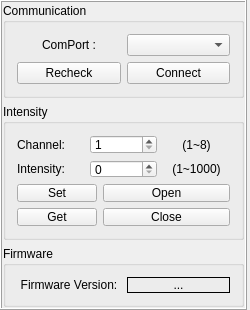
<?xml version="1.0" encoding="UTF-8"?>
<ui version="4.0">
 <class>ImageProc</class>
 <widget class="QWidget" name="ImageProc">
  <property name="geometry">
   <rect>
    <x>0</x>
    <y>0</y>
    <width>250</width>
    <height>310</height>
   </rect>
  </property>
  <property name="minimumSize">
   <size>
    <width>250</width>
    <height>310</height>
   </size>
  </property>
  <property name="maximumSize">
   <size>
    <width>16777215</width>
    <height>310</height>
   </size>
  </property>
  <property name="font">
   <font>
    <stylestrategy>PreferAntialias</stylestrategy>
   </font>
  </property>
  <property name="windowTitle">
   <string>ImageProc</string>
  </property>
  <layout class="QGridLayout" name="gridLayout_5">
   <property name="leftMargin">
    <number>0</number>
   </property>
   <property name="topMargin">
    <number>0</number>
   </property>
   <property name="rightMargin">
    <number>3</number>
   </property>
   <property name="bottomMargin">
    <number>0</number>
   </property>
   <item row="0" column="0">
    <widget class="QFrame" name="frame">
     <property name="frameShape">
      <enum>QFrame::Box</enum>
     </property>
     <property name="frameShadow">
      <enum>QFrame::Raised</enum>
     </property>
     <layout class="QGridLayout" name="gridLayout_4">
      <property name="leftMargin">
       <number>1</number>
      </property>
      <property name="topMargin">
       <number>1</number>
      </property>
      <property name="rightMargin">
       <number>1</number>
      </property>
      <property name="bottomMargin">
       <number>1</number>
      </property>
      <item row="0" column="0">
       <widget class="QGroupBox" name="groupBox">
        <property name="font">
         <font>
          <family>Arial</family>
         </font>
        </property>
        <property name="title">
         <string>Communication</string>
        </property>
        <layout class="QGridLayout" name="gridLayout">
         <item row="0" column="0">
          <widget class="QLabel" name="label">
           <property name="text">
            <string>ComPort :</string>
           </property>
           <property name="alignment">
            <set>Qt::AlignCenter</set>
           </property>
          </widget>
         </item>
         <item row="0" column="1">
          <widget class="QComboBox" name="portSelect"/>
         </item>
         <item row="1" column="1">
          <widget class="QPushButton" name="connectButton">
           <property name="text">
            <string>Connect</string>
           </property>
          </widget>
         </item>
         <item row="1" column="0">
          <widget class="QPushButton" name="recheckButton">
           <property name="text">
            <string>Recheck</string>
           </property>
          </widget>
         </item>
        </layout>
       </widget>
      </item>
      <item row="1" column="0">
       <widget class="QGroupBox" name="groupBox_2">
        <property name="font">
         <font>
          <family>Arial</family>
         </font>
        </property>
        <property name="title">
         <string>Intensity</string>
        </property>
        <layout class="QGridLayout" name="gridLayout_2">
         <item row="0" column="0" colspan="2">
          <layout class="QHBoxLayout" name="horizontalLayout">
           <item>
            <layout class="QVBoxLayout" name="verticalLayout_2">
             <item>
              <widget class="QLabel" name="label_2">
               <property name="text">
                <string>Channel:</string>
               </property>
              </widget>
             </item>
             <item>
              <widget class="QLabel" name="label_3">
               <property name="text">
                <string>Intensity:</string>
               </property>
              </widget>
             </item>
            </layout>
           </item>
           <item>
            <layout class="QVBoxLayout" name="verticalLayout">
             <item>
              <widget class="QSpinBox" name="channelSpinBox">
               <property name="minimum">
                <number>1</number>
               </property>
               <property name="maximum">
                <number>8</number>
               </property>
               <property name="value">
                <number>1</number>
               </property>
              </widget>
             </item>
             <item>
              <widget class="QSpinBox" name="intensitySpinBox">
               <property name="sizePolicy">
                <sizepolicy hsizetype="Minimum" vsizetype="Fixed">
                 <horstretch>0</horstretch>
                 <verstretch>0</verstretch>
                </sizepolicy>
               </property>
               <property name="maximum">
                <number>1000</number>
               </property>
              </widget>
             </item>
            </layout>
           </item>
           <item>
            <layout class="QVBoxLayout" name="verticalLayout_3">
             <item>
              <widget class="QLabel" name="label_4">
               <property name="text">
                <string>(1~8)</string>
               </property>
               <property name="alignment">
                <set>Qt::AlignCenter</set>
               </property>
              </widget>
             </item>
             <item>
              <widget class="QLabel" name="label_5">
               <property name="text">
                <string>(1~1000)</string>
               </property>
               <property name="alignment">
                <set>Qt::AlignCenter</set>
               </property>
              </widget>
             </item>
            </layout>
           </item>
          </layout>
         </item>
         <item row="1" column="0">
          <layout class="QVBoxLayout" name="verticalLayout_5">
           <item>
            <widget class="QPushButton" name="setButton">
             <property name="sizePolicy">
              <sizepolicy hsizetype="Fixed" vsizetype="Fixed">
               <horstretch>0</horstretch>
               <verstretch>0</verstretch>
              </sizepolicy>
             </property>
             <property name="text">
              <string>Set</string>
             </property>
            </widget>
           </item>
           <item>
            <widget class="QPushButton" name="getButton">
             <property name="sizePolicy">
              <sizepolicy hsizetype="Fixed" vsizetype="Fixed">
               <horstretch>0</horstretch>
               <verstretch>0</verstretch>
              </sizepolicy>
             </property>
             <property name="text">
              <string>Get</string>
             </property>
            </widget>
           </item>
          </layout>
         </item>
         <item row="1" column="1">
          <layout class="QVBoxLayout" name="verticalLayout_4">
           <item>
            <widget class="QPushButton" name="openButton">
             <property name="text">
              <string>Open</string>
             </property>
            </widget>
           </item>
           <item>
            <widget class="QPushButton" name="closeButton">
             <property name="text">
              <string>Close</string>
             </property>
            </widget>
           </item>
          </layout>
         </item>
        </layout>
       </widget>
      </item>
      <item row="2" column="0">
       <widget class="QGroupBox" name="groupBox_3">
        <property name="sizePolicy">
         <sizepolicy hsizetype="Preferred" vsizetype="Fixed">
          <horstretch>0</horstretch>
          <verstretch>0</verstretch>
         </sizepolicy>
        </property>
        <property name="minimumSize">
         <size>
          <width>0</width>
          <height>0</height>
         </size>
        </property>
        <property name="maximumSize">
         <size>
          <width>16777215</width>
          <height>234</height>
         </size>
        </property>
        <property name="font">
         <font>
          <family>Arial</family>
         </font>
        </property>
        <property name="title">
         <string>Firmware</string>
        </property>
        <layout class="QGridLayout" name="gridLayout_3">
         <item row="0" column="1">
          <widget class="QLabel" name="versionLabel">
           <property name="cursor">
            <cursorShape>IBeamCursor</cursorShape>
           </property>
           <property name="frameShape">
            <enum>QFrame::Box</enum>
           </property>
           <property name="frameShadow">
            <enum>QFrame::Plain</enum>
           </property>
           <property name="lineWidth">
            <number>1</number>
           </property>
           <property name="text">
            <string>...</string>
           </property>
           <property name="alignment">
            <set>Qt::AlignCenter</set>
           </property>
          </widget>
         </item>
         <item row="0" column="0">
          <widget class="QLabel" name="label_6">
           <property name="text">
            <string>Firmware Version:</string>
           </property>
           <property name="alignment">
            <set>Qt::AlignCenter</set>
           </property>
          </widget>
         </item>
        </layout>
       </widget>
      </item>
     </layout>
    </widget>
   </item>
  </layout>
 </widget>
 <layoutdefault spacing="6" margin="11"/>
 <resources/>
 <connections/>
</ui>
